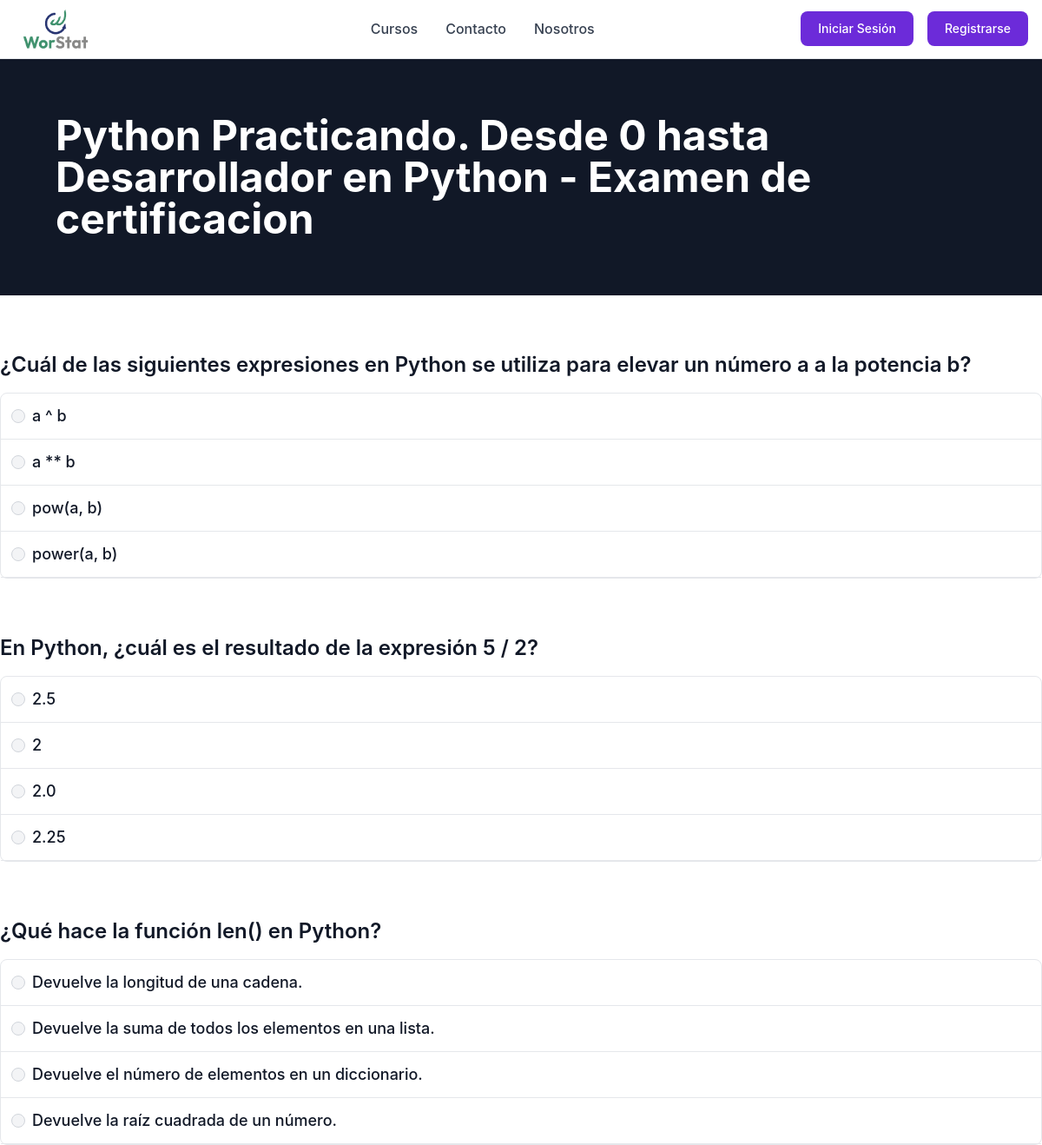
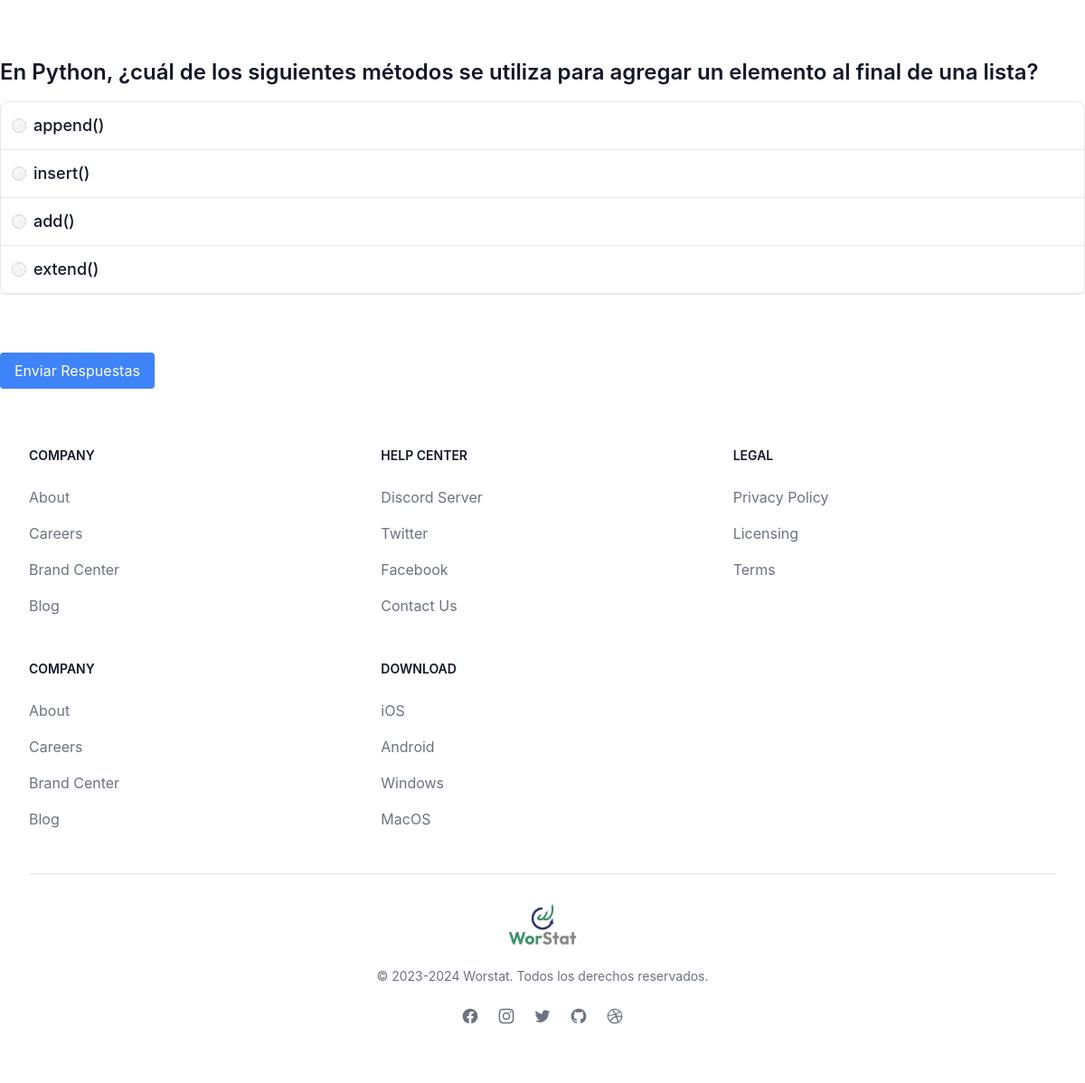
Page /course/1/exam on the committed database (2 pictures, top to bottom).
### courses/models.py (models this page shows, shortened)
class Course(models.Model):
    class Level(models.TextChoices):
        BEGINNER = "BG", "Principiante"
        INTERMEDIATE = "IN", "Intermedio"
        ADVANCED = "AD", "Avanzado"
    title = models.CharField("Titulo", max_length=255)
    description = models.CharField("Descripcion", max_length=255)
    users = models.ManyToManyField(settings.AUTH_USER_MODEL, blank=True, verbose_name="users", through='Enrollment')
    price = models.DecimalField("Precio", max_digits=5, decimal_places=2, validators=[MinValueValidator(0)])
    level = models.CharField("Nivel", choices=Level.choices, max_length=2)
    published_date = models.DateField('Fecha de publicacion', default=timezone.now)
    picture = models.ImageField(verbose_name="Imagen", max_length=500, upload_to='users', null=True)
    preference = models.JSONField(default=dict, editable=False)
    class Meta:
        verbose_name = "Curso"
        verbose_name_plural = "Cursos"

class Question(models.Model):
    course = models.ForeignKey(Course, verbose_name='Curso', on_delete=models.CASCADE)
    question = models.CharField("Pregunta", max_length=1000)
    class Meta:
        verbose_name = "Pregunta"
        verbose_name_plural = "Preguntas"

class Answer(models.Model):
    question = models.ForeignKey(Question, verbose_name="Pregunta", on_delete=models.CASCADE)
    answer = models.CharField("Respuesta", max_length=1000, blank=False)
    is_correct = models.BooleanField("Correcto", default=False)
    class Meta:
        verbose_name = "Respuesta"
        verbose_name_plural = "Respuestas"

### courses/views.py (the view, shortened to what this page needs)
# urls.py: path('course/<int:course_id>/exam', exam_view, name='exam'),
def exam_view(request, course_id):
    course = get_object_or_404(Course, pk=course_id)
    questions = Question.objects.filter(course=course)
    context = {'course': course, 'questions': questions}
    return render(request, 'courses/exam.html', context)

### courses/templates/courses/exam.html (shortened to what this page needs)
{% extends 'base.html' %}
{% load static %}
{% block content %}
<section class="">
    <div class="bg-gray-900 p-16">
        <h2 class="max-w-screen-xl mx-auto text-white font-bold text-5xl">{{ course.title }} - Examen de certificacion </h2>
    </div>
    <div class="mt-16 max-w-screen-xl mx-auto">
        <form method="post" action="{% url 'courses:exam' course.id %}">
            {% for question in questions %}
              <div class="mb-16">
                <h3 class="mb-4 font-semibold text-gray-900 text-2xl">{{ question.question }}</h3>
                <ul class="w-full text-sm font-medium text-gray-900 bg-white border border-gray-200 rounded-lg">
                  {% for answer in question.answer_set.all %}
                    <li class="w-full border-b border-gray-200 rounded-t-lg hover:bg-slate-100">
                      <div class="flex items-center ps-3">
                        <input type="radio" id="answer{{ answer.id }}" name="question{{ question.id }}" value="{{ answer.id }}" class="w-4 h-4 text-blue-600 bg-gray-100 border-gray-300 focus:ring-blue-500">
                        <label for="answer{{ answer.id }}" class="w-full py-3 ms-2 text-lg text-gray-900">{{ answer.answer }}</label>
                      </div>
                    </li>
                  {% endfor %}
                </ul>
              </div>
            {% endfor %}
            <button type="submit" class="bg-blue-500 text-white px-4 py-2 rounded">Enviar Respuestas</button>
        </form>
</section>
{% endblock %}

### rows in the picture
Course: title "Python Practicando. Desde 0 hasta Desarrollador en Python"
Question: question "¿Cuál de las siguientes expresiones en Python se utiliza para elevar un número a a la potencia b?"
Answer: answer "a ^ b"
Answer: answer "a ** b"
Answer: answer "pow(a, b)"
Answer: answer "power(a, b)"
Question: question "En Python, ¿cuál es el resultado de la expresión 5 / 2?"
Answer: answer "2.5"
Answer: answer "2"
Answer: answer "2.0"
Answer: answer "2.25"
Question: question "¿Qué hace la función len() en Python?"
Answer: answer "Devuelve la longitud de una cadena."
Answer: answer "Devuelve la suma de todos los elementos en una lista."
Answer: answer "Devuelve el número de elementos en un diccionario."
Answer: answer "Devuelve la raíz cuadrada de un número."
Question: question "En Python, ¿cuál de los siguientes métodos se utiliza para agregar un elemento al final de una lista?"
Answer: answer "append()"
Answer: answer "insert()"
Answer: answer "add()"
Answer: answer "extend()"
